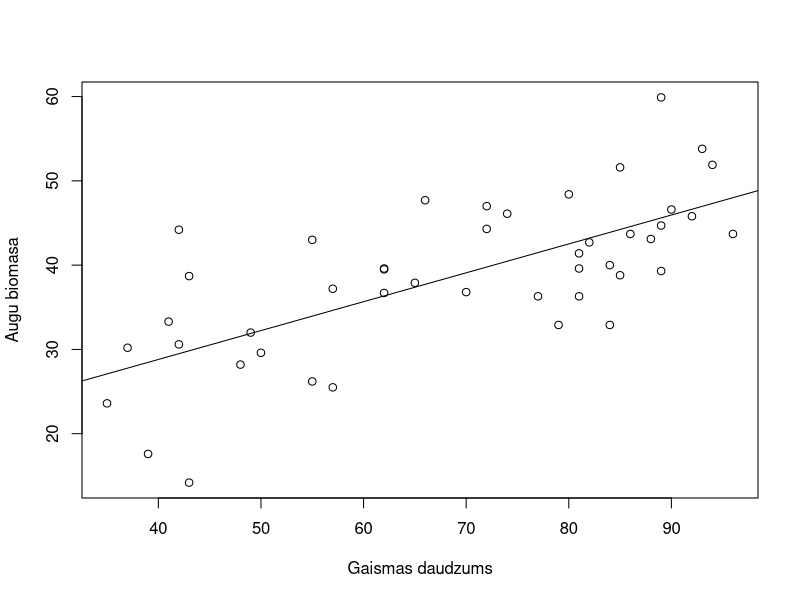
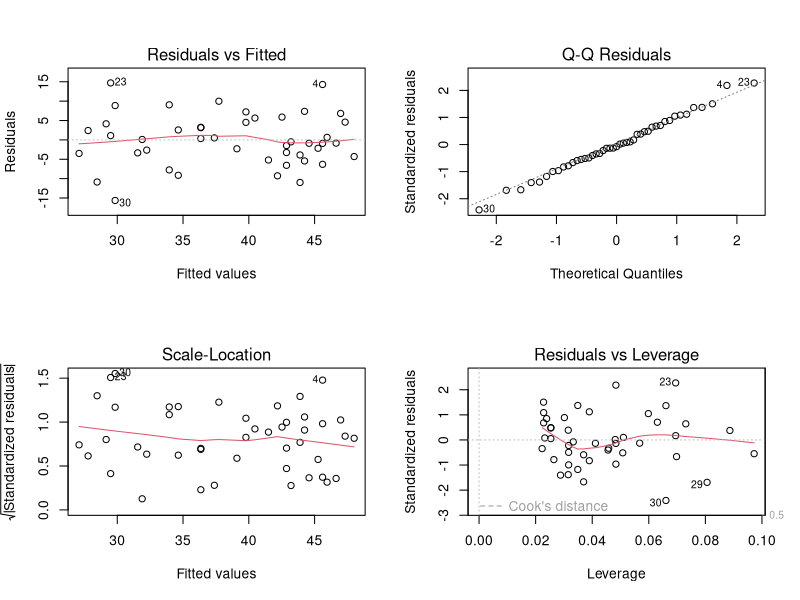
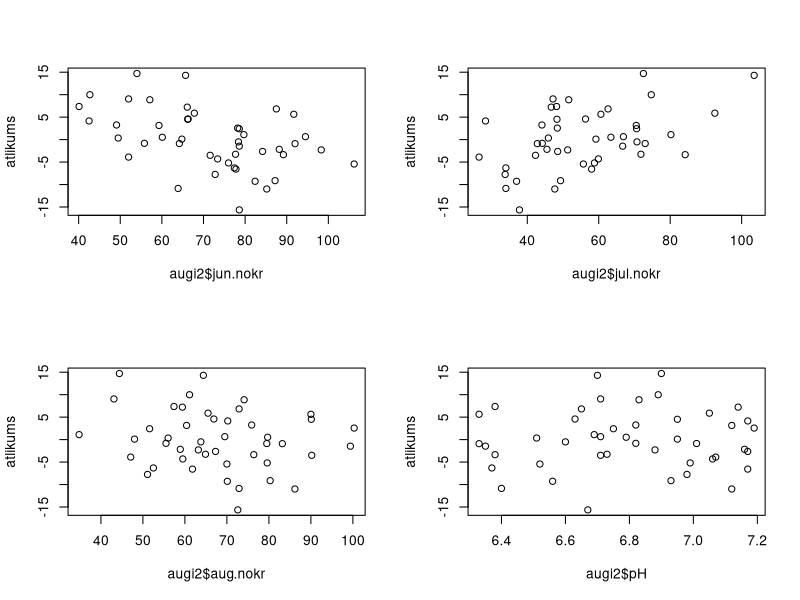
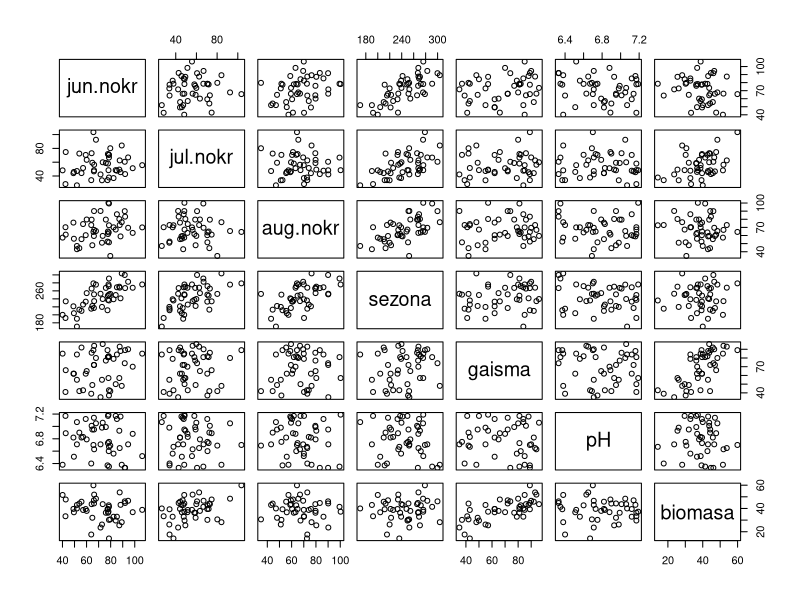
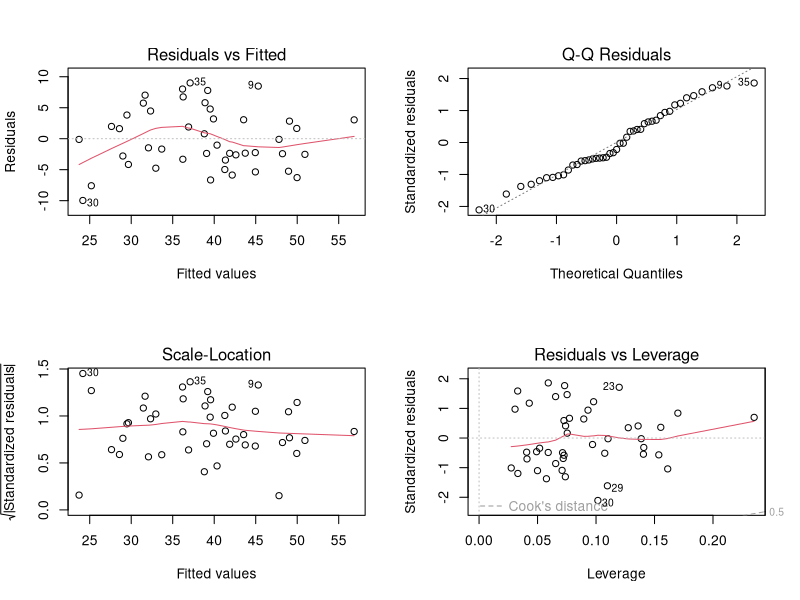

Reproduce these figures in R, in order.
# Regresijas analīze
## Dati
augi2 <- read.table(file = "augi2.txt", header = TRUE, sep = "\t", dec = ".")
str(augi2)

summary(augi2)

## Pāru regresija
mod1 <- lm(biomasa ~ gaisma, data = augi2)
summary(mod1)

plot(
  augi2$biomasa ~ augi2$gaisma,
  xlab = "Gaismas daudzums",
  ylab = "Augu biomasa"
)
abline(lm(augi2$biomasa ~ augi2$gaisma))

## Regresijas analīzes pieņēmumu pārbaude
par(mfrow = c(2, 2))
plot(mod1)

atlikums <- resid(mod1)
par(mfrow = c(2, 2))
plot(atlikums ~ augi2$jun.nokr)
plot(atlikums ~ augi2$jul.nokr)
plot(atlikums ~ augi2$aug.nokr)
plot(atlikums ~ augi2$pH)

## Vērtību prognozēšana
progn <- data.frame(gaisma = c(10, 50, 100))
predict(mod1, progn, interval = "prediction")

## Daudzfaktoru regresija
pairs(augi2)

round(cor(augi2), 2)

mod2 <- lm(biomasa ~ gaisma + jun.nokr + jul.nokr + aug.nokr + pH, data = augi2)
summary(mod2)

mod3 <- lm(biomasa ~ gaisma + jun.nokr + jul.nokr + pH, data = augi2)
summary(mod3)

mod4 <- lm(biomasa ~ gaisma + jun.nokr + jul.nokr, data = augi2)
summary(mod4)

AIC(mod2, mod4)

par(mfrow = c(2, 2))
plot(mod4)
